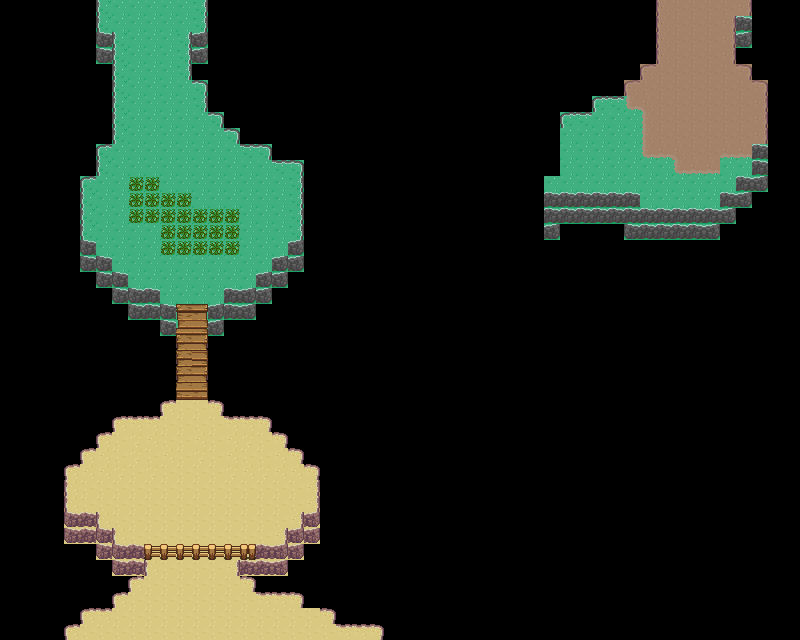

Below is a game level as drawn by its tile map, then a one-line description and the .tmx that defines it (tile-layer data replaced by summaries):
An orthogonal 50x40 tile map with 16x16 px tiles, 4 tile layers (Tile Layer 1, Tile Layer 2, Tile Layer 3, Tile Layer 4), 2 tilesets and 22 objects (21x event, collision).

<map version="1.10" tiledversion="1.11.1-99-gec89c545" orientation="orthogonal" renderorder="right-down" compressionlevel="0" width="50" height="40" tilewidth="16" tileheight="16" infinite="0" nextlayerid="7" nextobjectid="40">
 <properties>
  <property name="edges" value="clamped" />
 </properties>
 <tileset firstgid="1" source="../gfx/tilesets/core_outdoor.tsx" />
 <tileset firstgid="2776" source="../gfx/tilesets/oceanset_outside.tsx" />
 <layer id="1" name="Tile Layer 1" width="50" height="40">
  <data>[2000 cells, 2000 non-empty, 8 distinct tile ids]</data>
 </layer>
 <layer id="2" name="Tile Layer 2" width="50" height="40">
  <data>[2000 cells, 433 non-empty, 29 distinct tile ids]</data>
 </layer>
 <layer id="3" name="Tile Layer 3" width="50" height="40">
  <data>[2000 cells, 64 non-empty, 12 distinct tile ids]</data>
 </layer>
 <layer id="6" name="Tile Layer 4" width="50" height="40">
  <data>[2000 cells, 0 non-empty, 0 distinct tile ids]</data>
 </layer>
 <objectgroup color="#ffff00" id="4" name="Events">
  <object id="1" name="Player Spawn" type="event" x="176" y="512" width="16" height="16" />
  <object id="2" name="Teleport to Lower Village" type="event" x="96" y="0" width="16" height="16">
   <properties>
    <property name="act1" value="transition_teleport water_lower_village.tmx,34,22,0.5" />
    <property name="act2" value="char_face player,up" />
    <property name="cond1" value="is char_at player" />
    <property name="cond2" value="is char_facing player,up" />
   </properties>
  </object>
  <object id="9" name="Teleport to Water Cathedral" type="event" x="656" y="0" width="16" height="16">
   <properties>
    <property name="act1" value="transition_teleport water_cathedral.tmx,23,59,0.5" />
    <property name="act2" value="char_face player,up" />
    <property name="cond1" value="is char_at player" />
    <property name="cond2" value="is char_facing player,up" />
   </properties>
  </object>
  <object id="10" name="Teleport to Water Cathedral" type="event" x="672" y="0" width="16" height="16">
   <properties>
    <property name="act1" value="transition_teleport water_cathedral.tmx,23,59,0.5" />
    <property name="act2" value="char_face player,up" />
    <property name="cond1" value="is char_at player" />
    <property name="cond2" value="is char_facing player,up" />
   </properties>
  </object>
  <object id="11" name="Teleport to Water Cathedral" type="event" x="688" y="0" width="16" height="16">
   <properties>
    <property name="act1" value="transition_teleport water_cathedral.tmx,24,59,0.5" />
    <property name="act2" value="char_face player,up" />
    <property name="cond1" value="is char_at player" />
    <property name="cond2" value="is char_facing player,up" />
   </properties>
  </object>
  <object id="12" name="Teleport to Water Cathedral" type="event" x="704" y="0" width="16" height="16">
   <properties>
    <property name="act1" value="transition_teleport water_cathedral.tmx,25,59,0.5" />
    <property name="act2" value="char_face player,up" />
    <property name="cond1" value="is char_at player" />
    <property name="cond2" value="is char_facing player,up" />
   </properties>
  </object>
  <object id="13" name="Teleport to Water Cathedral" type="event" x="720" y="0" width="16" height="16">
   <properties>
    <property name="act1" value="transition_teleport water_cathedral.tmx,26,59,0.5" />
    <property name="act2" value="char_face player,up" />
    <property name="cond1" value="is char_at player" />
    <property name="cond2" value="is char_facing player,up" />
   </properties>
  </object>
  <object id="14" name="Teleport to Water Cathedral" type="event" x="736" y="0" width="16" height="16">
   <properties>
    <property name="act1" value="transition_teleport water_cathedral.tmx,26,59,0.5" />
    <property name="act2" value="char_face player,up" />
    <property name="cond1" value="is char_at player" />
    <property name="cond2" value="is char_facing player,up" />
   </properties>
  </object>
  <object id="15" name="Add First Mon" type="event" x="144" y="448" width="16" height="16">
   <properties>
    <property name="act1" value="add_monster agnite,15" />
    <property name="cond1" value="is party_size player,less_than,1" />
   </properties>
  </object>
  <object id="16" name="Talk Traveller" type="event" x="208" y="144" width="16" height="16">
   <properties>
    <property name="act1" value="translated_dialog water_traveller_1" />
    <property name="act30" value="translated_dialog water_traveller_2" />
    <property name="behav1" value="talk spyder_picnicker" />
   </properties>
  </object>
  <object id="17" name="Create Traveller" type="event" x="176" y="160" width="16" height="16">
   <properties>
    <property name="act1" value="create_npc spyder_picnicker,11,10" />
    <property name="cond1" value="not npc_exists spyder_picnicker" />
   </properties>
  </object>
  <object id="20" name="Random Encounter" type="event" x="128" y="176" width="32" height="48">
   <properties>
    <property name="act1" value="random_encounter default_encounter,10" />
    <property name="cond1" value="is char_at player" />
    <property name="cond2" value="is char_moved player" />
   </properties>
  </object>
  <object id="22" name="Random Encounter" type="event" x="160" y="192" width="32" height="64">
   <properties>
    <property name="act1" value="random_encounter default_encounter,10" />
    <property name="cond1" value="is char_at player" />
    <property name="cond2" value="is char_moved player" />
   </properties>
  </object>
  <object id="23" name="Random Encounter" type="event" x="192" y="208" width="48" height="48">
   <properties>
    <property name="act1" value="random_encounter default_encounter,10" />
    <property name="cond1" value="is char_at player" />
    <property name="cond2" value="is char_moved player" />
   </properties>
  </object>
  <object id="24" name="Water Intro" type="event" x="160" y="496" width="16" height="16">
   <properties>
    <property name="act1" value="char_face player,down" />
    <property name="act11" value="play_music music_arpanauts" />
    <property name="act20" value="translated_dialog water_intro1" />
    <property name="act30" value="translated_dialog water_intro2" />
    <property name="act40" value="translated_dialog water_intro3" />
    <property name="act50" value="translated_dialog water_intro4" />
    <property name="act99" value="set_variable water_intro:yes" />
    <property name="cond1" value="not variable_set water_intro:yes" />
   </properties>
  </object>
  <object id="30" name="Teleport to Lower Village" type="event" x="112" y="0" width="16" height="16">
   <properties>
    <property name="act1" value="transition_teleport water_lower_village.tmx,34,22,0.5" />
    <property name="act2" value="char_face player,up" />
    <property name="cond1" value="is char_at player" />
    <property name="cond2" value="is char_facing player,up" />
   </properties>
  </object>
  <object id="31" name="Teleport to Lower Village" type="event" x="128" y="0" width="16" height="16">
   <properties>
    <property name="act1" value="transition_teleport water_lower_village.tmx,34,22,0.5" />
    <property name="act2" value="char_face player,up" />
    <property name="cond1" value="is char_at player" />
    <property name="cond2" value="is char_facing player,up" />
   </properties>
  </object>
  </objectgroup>
 <objectgroup color="#ff0000" id="5" name="Collisions">
  <!-- 1 objects omitted --></objectgroup>
</map>
<!-- 5 of 22 objects omitted -->
